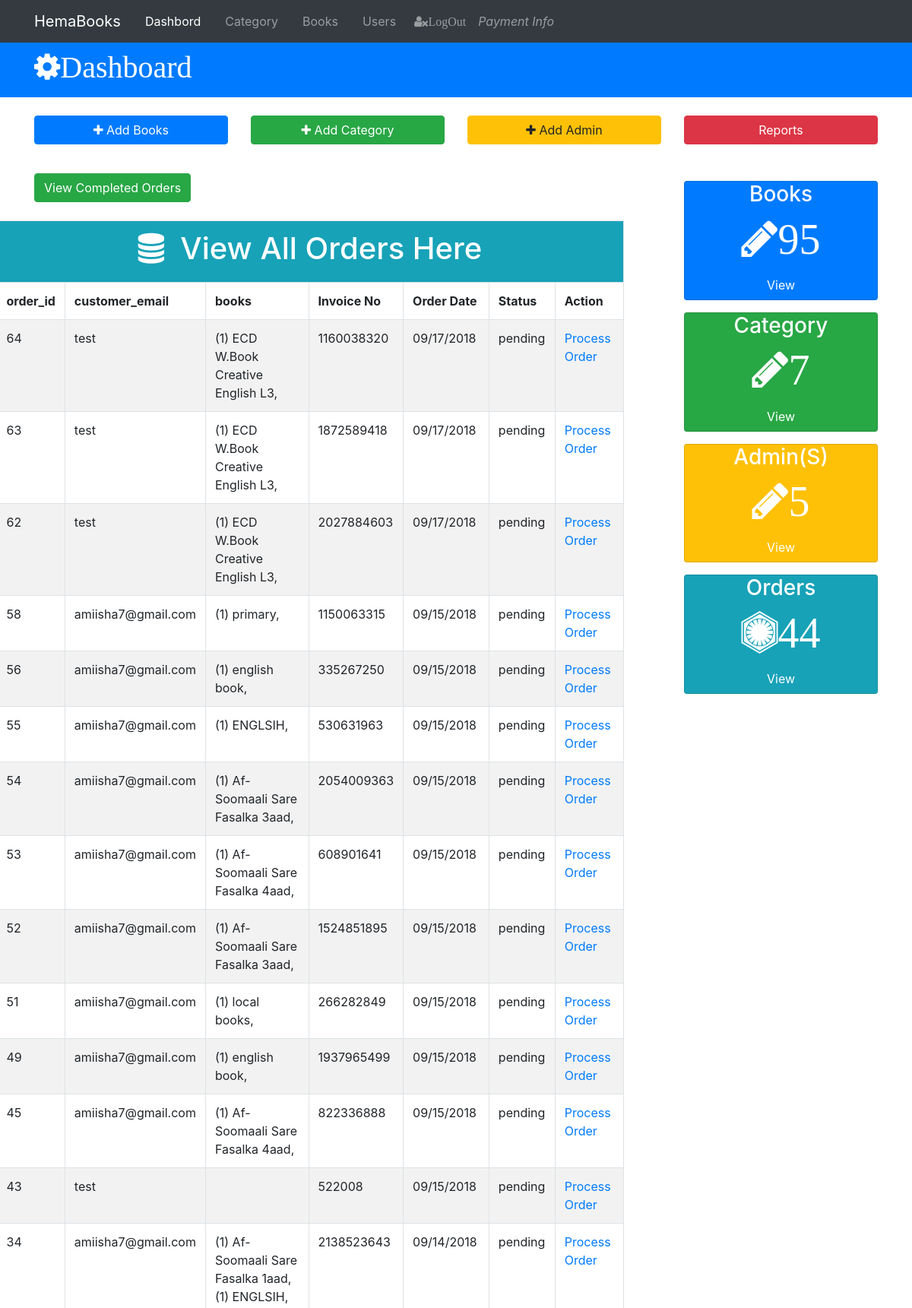
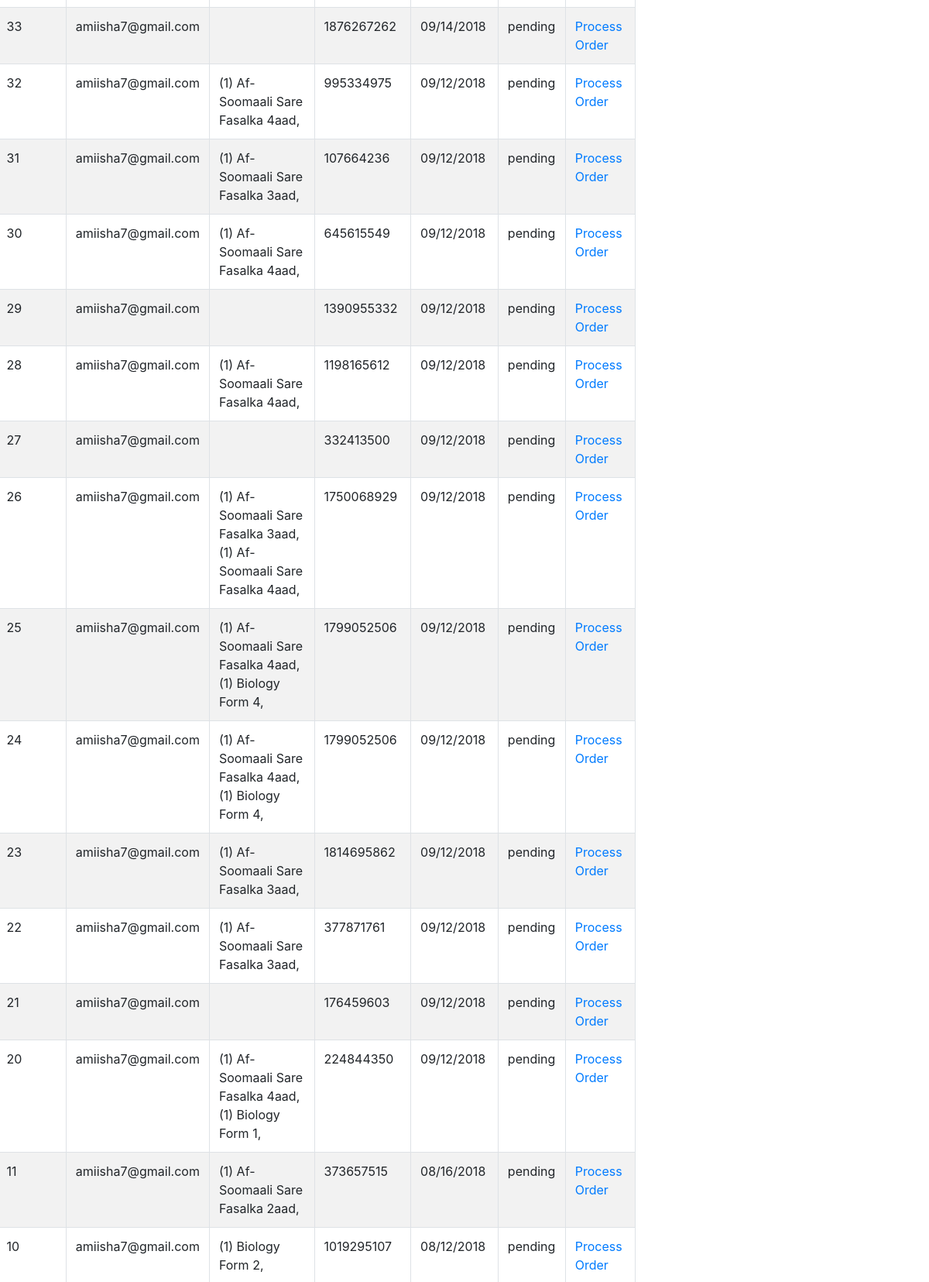
Page /Admin/index.php?view_orders (signed in, upper part) on the committed database (2 pictures, top to bottom).
### tables this page shows
CREATE TABLE `orders` (
  `order_id` int(11) NOT NULL,
  `order_date` varchar(20) DEFAULT NULL,
  `books` varchar(110) DEFAULT NULL,
  `status` varchar(100) DEFAULT NULL,
  `customer_id` int(11) DEFAULT NULL,
  `price` decimal(10,0) DEFAULT NULL,
  `invoice` varchar(100) DEFAULT NULL,
  `customer_email` varchar(100) DEFAULT NULL,
  `book_id` int(11) DEFAULT NULL,
  `qauntity` varchar(100) DEFAULT NULL
);

CREATE TABLE `customers` (
  `customer_id` int(11) NOT NULL,
  `FirstName` varchar(270) NOT NULL,
  `LastName` varchar(100) NOT NULL,
  `phone_number` int(11) NOT NULL,
  `email` varchar(270) NOT NULL,
  `PASSWORD` varchar(230) NOT NULL,
  `Confirm` varchar(100) NOT NULL,
  `join_date` datetime NOT NULL,
  `image` varchar(200) NOT NULL
);

### Admin/view_orders.php (the view, shortened to what this page needs)
<a href="index.php?delivery"  class="btn btn-success text-center text-white" style="margin-top: -10px">  View Completed Orders </a><br><br>
   <table class="table table-bordered table-striped" style="margin-left: -6%">
  <tr>
    <td colspan="10" class="bg bg-info text-center" style="color: white;">
    <h1> <i class="fa fa-database"></i> &nbsp;View All Orders Here</h1></td>
  </tr>
  <tr>
 <th>order_id</th>
    <th>customer_email</th>
    <th>books</th>
    <th>Invoice No</th>
    <th>Order Date</th>
    <th>Status</th>
    <th colspan="4">Action</th>
  </tr>
  <?php
  include("db.php");
  $get_order = "select * from orders where status ='pending' order by order_id desc";
  $run_order = mysqli_query($con, $get_order);
  while ($row_order=mysqli_fetch_array($run_order)){
    $order_id = $row_order['order_id'];
      $pro_name = $row_order['books'];
    $c_id = $row_order['customer_id'];
    $invoice_no = $row_order['invoice'];
    $order_date = $row_order['order_date'];
     $status = $row_order['status'];
    $get_c = "select * from customers where customer_id='$c_id'";
    $run_c = mysqli_query($con, $get_c);
    $row_c=mysqli_fetch_array($run_c);
    $c_email = $row_c['email'];
  ?>
  <tr>
    <td><?php echo  $order_id;?></td>
    <td><?php echo $c_email; ?></td>
    <td>
    <?php echo $pro_name;?><br>
    </td>
    <td><?php echo $invoice_no;?></td>
    <td><?php echo $order_date;?></td>
      <td><?php echo $status;?></td>
    <td colspan="1"><a href="confirm_delevery.php?delivery=<?php echo $order_id; ?>">Process Order</a></td>
  </tr>
  <?php } ?>
</table>

### rows in the picture
orders: order_id "64", customer.email "test", books "(1) ECD W.Book Creative English L3,", invoice "1160038320", order_date "09/17/2018", status "pending"
orders: order_id "63", customer.email "test", books "(1) ECD W.Book Creative English L3,", invoice "1872589418", order_date "09/17/2018", status "pending"
orders: order_id "62", customer.email "test", books "(1) ECD W.Book Creative English L3,", invoice "2027884603", order_date "09/17/2018", status "pending"
orders: order_id "58", customer.email "amiisha7@gmail.com", books "(1) primary,", invoice "1150063315", order_date "09/15/2018", status "pending"
orders: order_id "56", customer.email "amiisha7@gmail.com", books "(1) english book,", invoice "335267250", order_date "09/15/2018", status "pending"
orders: order_id "55", customer.email "amiisha7@gmail.com", books "(1) ENGLSIH,", invoice "530631963", order_date "09/15/2018", status "pending"
orders: order_id "54", customer.email "amiisha7@gmail.com", books "(1) Af-Soomaali Sare Fasalka 3aad,", invoice "2054009363", order_date "09/15/2018", status "pending"
orders: order_id "53", customer.email "amiisha7@gmail.com", books "(1) Af-Soomaali Sare Fasalka 4aad,", invoice "608901641", order_date "09/15/2018", status "pending"
orders: order_id "52", customer.email "amiisha7@gmail.com", books "(1) Af-Soomaali Sare Fasalka 3aad,", invoice "1524851895", order_date "09/15/2018", status "pending"
orders: order_id "51", customer.email "amiisha7@gmail.com", books "(1) local books,", invoice "266282849", order_date "09/15/2018", status "pending"
orders: order_id "49", customer.email "amiisha7@gmail.com", books "(1) english book,", invoice "1937965499", order_date "09/15/2018", status "pending"
orders: order_id "45", customer.email "amiisha7@gmail.com", books "(1) Af-Soomaali Sare Fasalka 4aad,", invoice "822336888", order_date "09/15/2018", status "pending"
orders: order_id "43", customer.email "test", invoice "522008", order_date "09/15/2018", status "pending"
orders: order_id "34", customer.email "amiisha7@gmail.com", books "(1) Af-Soomaali Sare Fasalka 1aad, (1) ENGLSIH,", invoice "2138523643", order_date "09/14/2018", status "pending"
orders: order_id "33", customer.email "amiisha7@gmail.com", invoice "1876267262", order_date "09/14/2018", status "pending"
orders: order_id "32", customer.email "amiisha7@gmail.com", books "(1) Af-Soomaali Sare Fasalka 4aad,", invoice "995334975", order_date "09/12/2018", status "pending"
orders: order_id "31", customer.email "amiisha7@gmail.com", books "(1) Af-Soomaali Sare Fasalka 3aad,", invoice "107664236", order_date "09/12/2018", status "pending"
orders: order_id "30", customer.email "amiisha7@gmail.com", books "(1) Af-Soomaali Sare Fasalka 4aad,", invoice "645615549", order_date "09/12/2018", status "pending"
orders: order_id "29", customer.email "amiisha7@gmail.com", invoice "1390955332", order_date "09/12/2018", status "pending"
orders: order_id "28", customer.email "amiisha7@gmail.com", books "(1) Af-Soomaali Sare Fasalka 4aad,", invoice "1198165612", order_date "09/12/2018", status "pending"
orders: order_id "27", customer.email "amiisha7@gmail.com", invoice "332413500", order_date "09/12/2018", status "pending"
orders: order_id "26", customer.email "amiisha7@gmail.com", books "(1) Af-Soomaali Sare Fasalka 3aad, (1) Af-Soomaali Sare Fasalka 4aad,", invoice "1750068929", order_date "09/12/2018", status "pending"
orders: order_id "25", customer.email "amiisha7@gmail.com", books "(1) Af-Soomaali Sare Fasalka 4aad, (1) Biology Form 4,", invoice "1799052506", order_date "09/12/2018", status "pending"
orders: order_id "24", customer.email "amiisha7@gmail.com", books "(1) Af-Soomaali Sare Fasalka 4aad, (1) Biology Form 4,", invoice "1799052506", order_date "09/12/2018", status "pending"
orders: order_id "23", customer.email "amiisha7@gmail.com", books "(1) Af-Soomaali Sare Fasalka 3aad,", invoice "1814695862", order_date "09/12/2018", status "pending"
orders: order_id "22", customer.email "amiisha7@gmail.com", books "(1) Af-Soomaali Sare Fasalka 3aad,", invoice "377871761", order_date "09/12/2018", status "pending"
orders: order_id "21", customer.email "amiisha7@gmail.com", invoice "176459603", order_date "09/12/2018", status "pending"
orders: order_id "20", customer.email "amiisha7@gmail.com", books "(1) Af-Soomaali Sare Fasalka 4aad, (1) Biology Form 1,", invoice "224844350", order_date "09/12/2018", status "pending"
orders: order_id "11", customer.email "amiisha7@gmail.com", books "(1) Af-Soomaali Sare Fasalka 2aad,", invoice "373657515", order_date "08/16/2018", status "pending"
orders: order_id "10", customer.email "amiisha7@gmail.com", books "(1) Biology Form 2,", invoice "1019295107", order_date "08/12/2018", status "pending"

### other values in the picture
$row['books'] "95"
$row1['categories'] "7"
$row2['admins'] "5"
$row3['orders'] "44"
